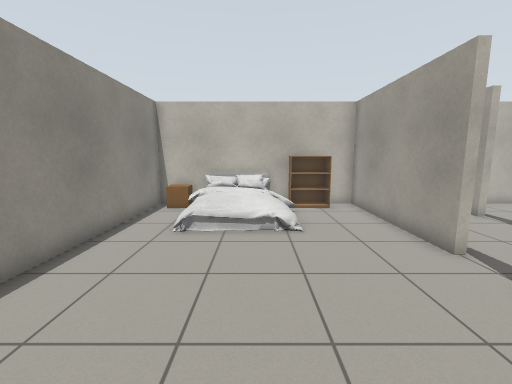
View 1 (above)

18 first-person views from a walk through a world built for the Gazebo simulator. The camera is 1.2 m above the floor, tilts 8° down and sees 90° across. The floor is counted in squares, 0.5 m on a side. Each view is taken from the middle of a square. On the plan, view 1 faces up. The plan holds only what a view shows up to about 17 squares ahead; the rest is blank. Some stock models are drawn as simple stand-ins. Some surface patterns are stand-ins.

View 2
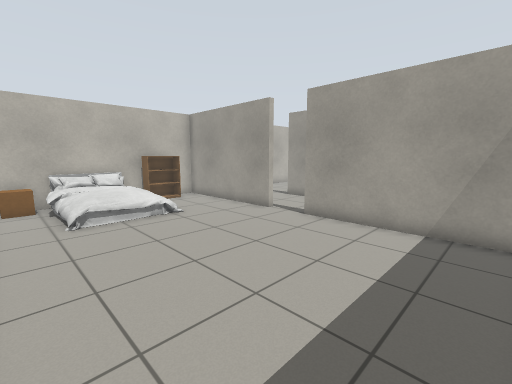

View 3
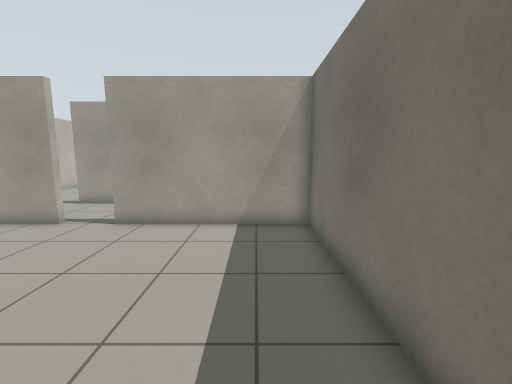

View 4
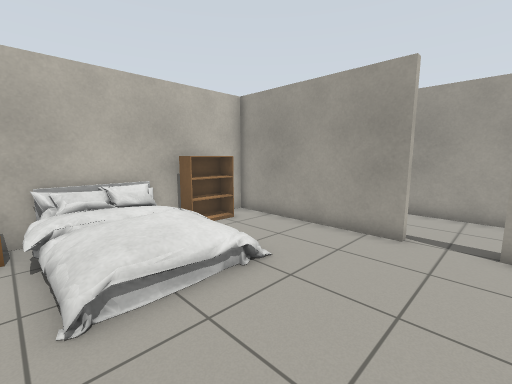

View 5
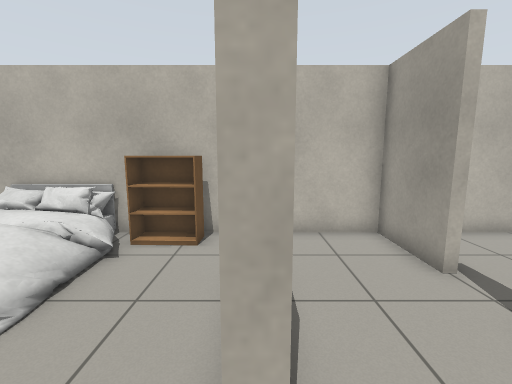

View 6
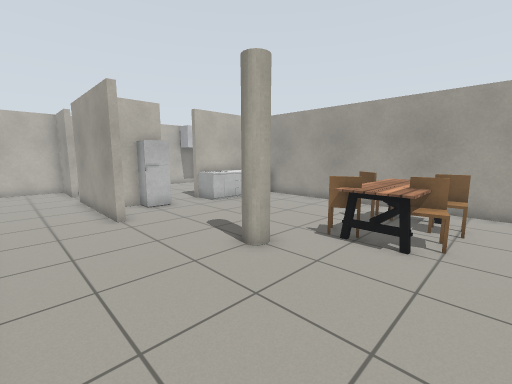

View 7
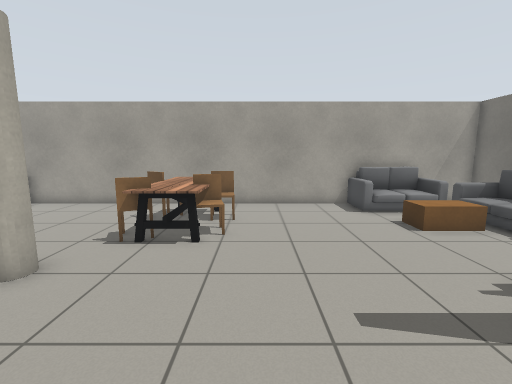

View 8
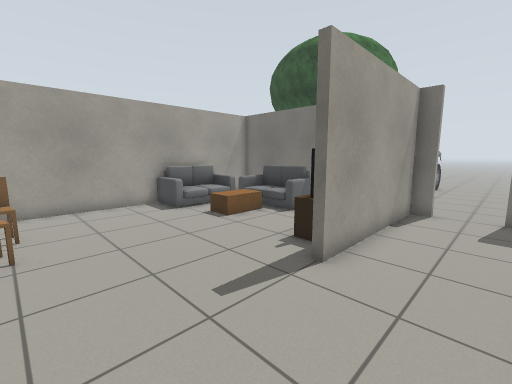

View 9
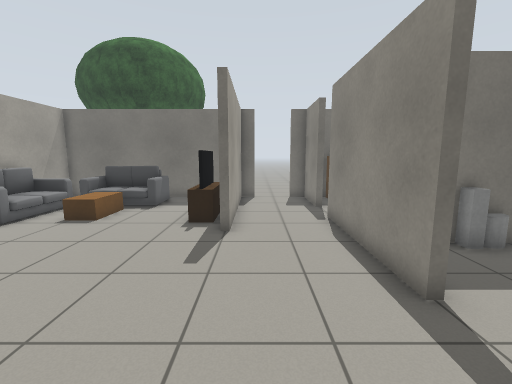

View 10
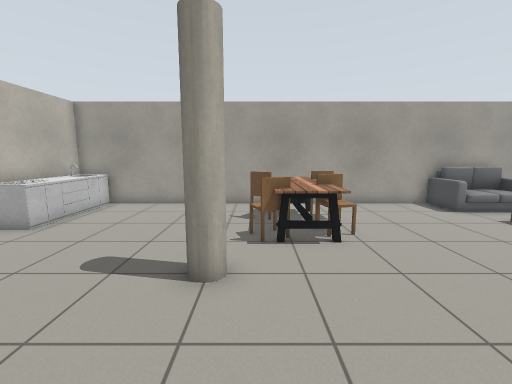

View 11
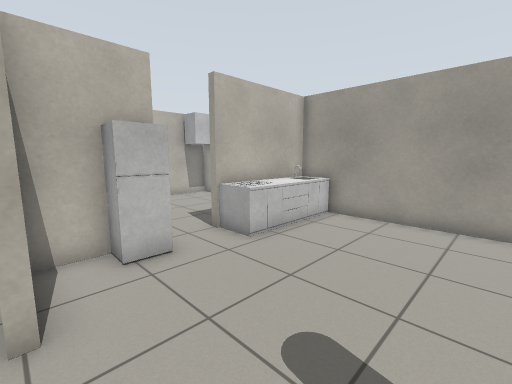

View 12
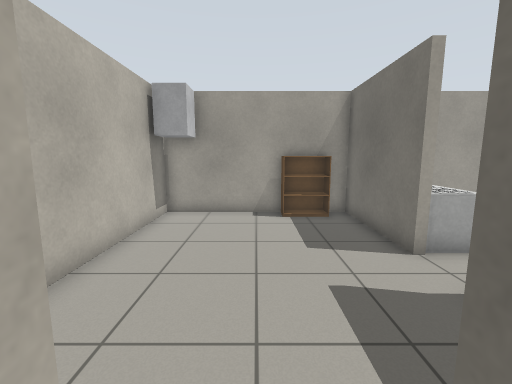

View 13
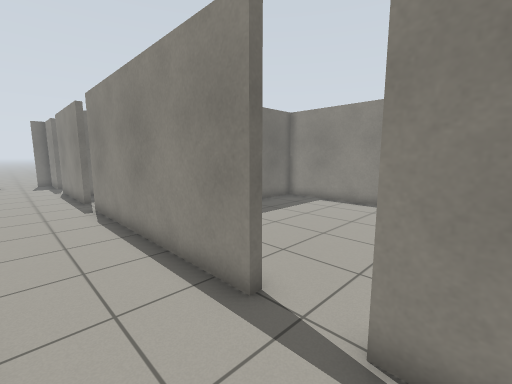

View 14
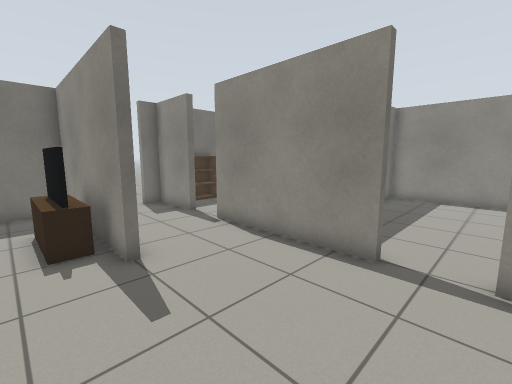

View 15
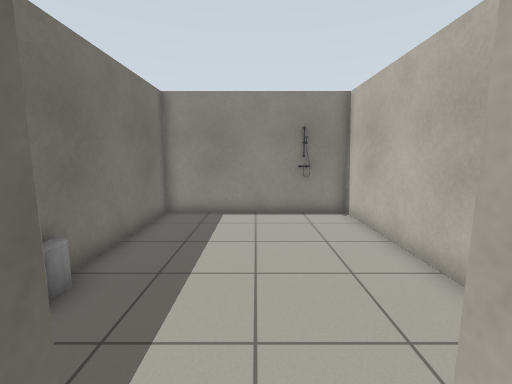

View 16
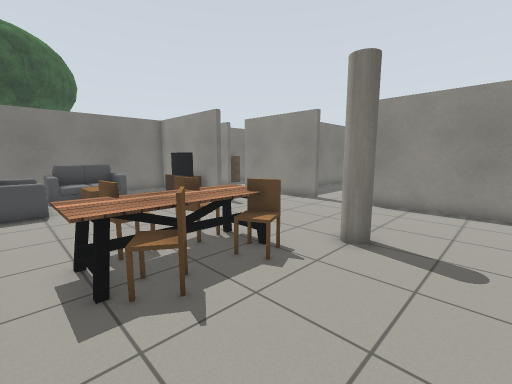

View 17
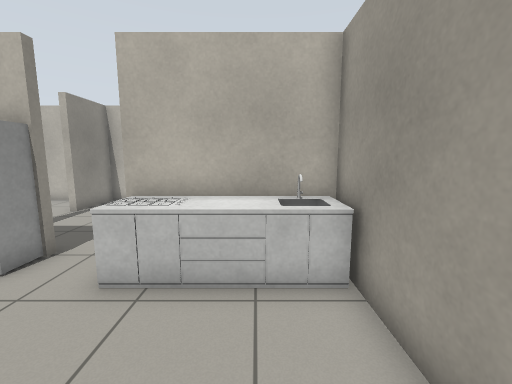

View 18
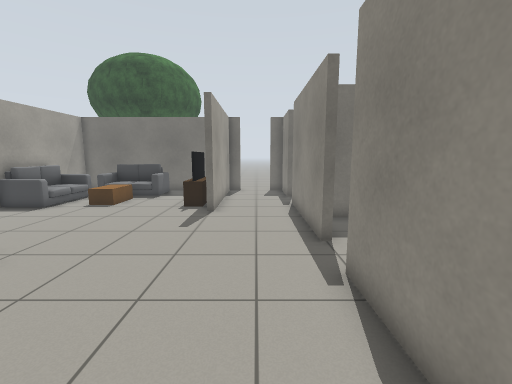

### Floor plan
Key: @ floor where view 1 was taken; # wall or solid block; . floor; B brown box; E bed; K bookshelf; F fridge; C counter; P pillar; H chair; T dining table; S sofa; A TV; W white box; R oak tree; O other object.
Columns run from 5 left of view 1 to 19 right of it. Each row starts with its distance up from view 1.
 13 #######################W#
 12 #BBEEEEKK.#...#.......W.W
 11 #.EEEEEE..#...#........W#
 10 #.EEEEE...#.............#
  9 #.EEEEO...#.............#
  8 #.EEEEE...#...#........K#
  7 #.........#...#........K#
  6 #.............#........K#
  5 #.............####.######
  4  .........#...#.FF.CCCCC#
  3  .........#...#....CCCCC#
  2 #.........#.............#
  1 #.........#.............#
  0 #....@....#.............#
 -1 #.........#.............#
 -2 #.........#.............#
 -3 ###########.....P.......#
 -4 #.........#.......HHTHH.#
 -5 #.........#.......HTTTT.#
 -6 #.................THTHT.#
 -7 #..................HHH..#
 -8 #.........#.............#
 -9 #.........#.............#
-10 #......O..#.............#
-11 #######O###.............#
-12           #...#.........#
-13           #...#A...BB.SS#
-14           ....#A...BB.SS#
-15           ....#A...BB.SS#
-16          .#...#A..SSSSSS#
-17         ..#...#...SSSS  #
-18        KKK#...#...SSSS  #
-19        ####...###########
-20            ...
-21            ...
-22            ...
-23            ....
-24            ....
-25            ....
-26            ....
-27            ....        R
-28            ...        RR
-29            ..

Where each view was taken, in squares from view 1:
view 1: 0 up, 0 right, facing up
view 2: 2 down, 4 left, facing up-right
view 3: 1 down, 4 left, facing right
view 4: 4 up, 3 left, facing up-right
view 5: 5 up, 5 right, facing up
view 6: 8 down, 6 right, facing up-right
view 7: 8 down, 6 right, facing right
view 8: 7 down, 6 right, facing down-right
view 9: 4 down, 8 right, facing down
view 10: 4 down, 6 right, facing right
view 11: 2 down, 9 right, facing up-right
view 12: 9 up, 8 right, facing right
view 13: 7 up, 8 right, facing down-left
view 14: 6 down, 11 right, facing down-left
view 15: 7 down, 6 right, facing left
view 16: 0 up, 18 right, facing down-left
view 17: 1 down, 17 right, facing up
view 18: 1 down, 7 right, facing down
